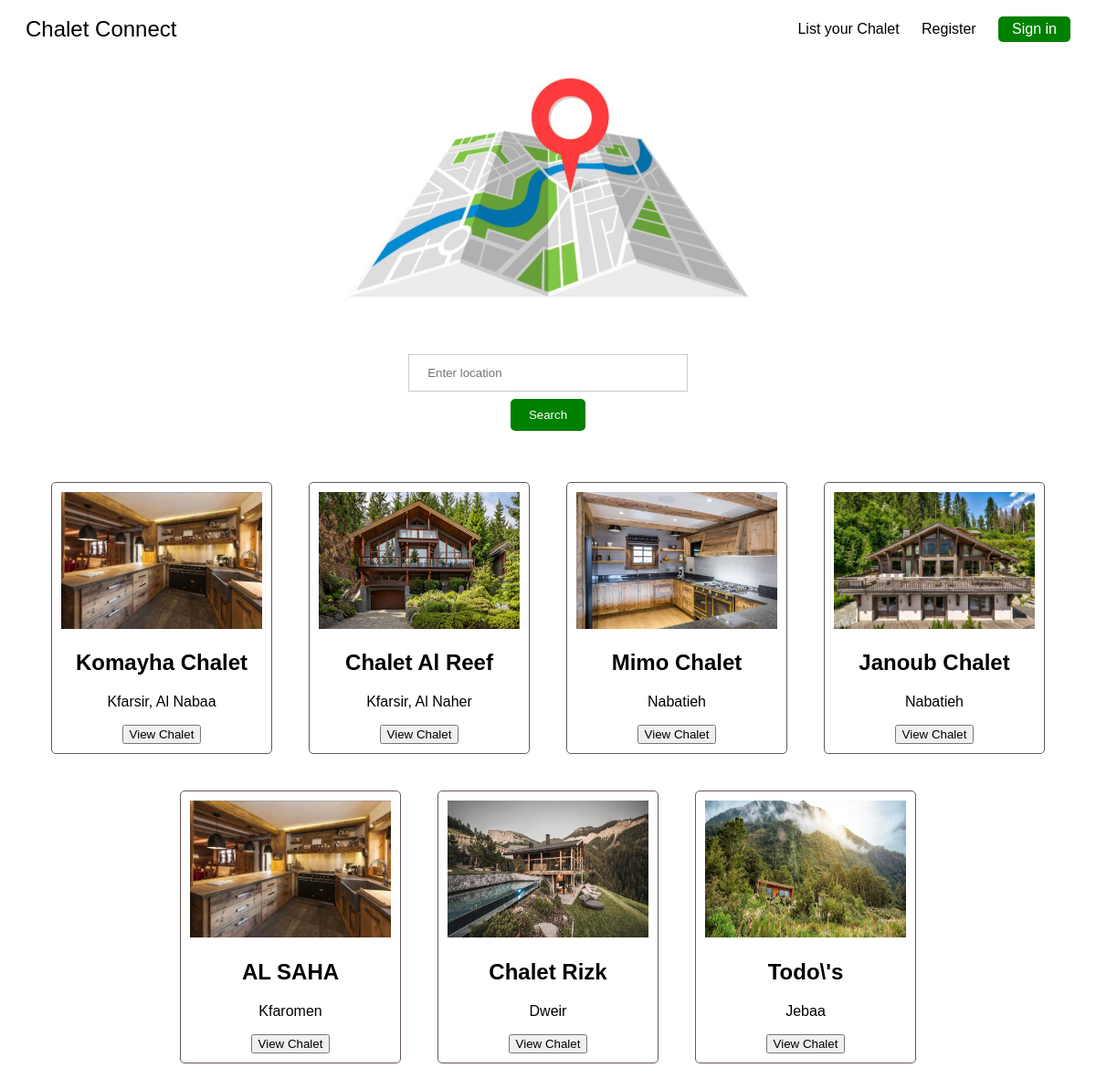
The page / on the database its author committed.
### tables this page shows
CREATE TABLE `chalet` (
  `id` int(11) NOT NULL,
  `name` varchar(255) DEFAULT NULL,
  `location` varchar(255) DEFAULT NULL,
  `description` text DEFAULT NULL,
  `price` int(11) DEFAULT NULL,
  `oid` int(11) DEFAULT NULL,
  `capacity` int(11) DEFAULT NULL,
  `rooms` int(11) DEFAULT NULL,
  `status` varchar(50) NOT NULL DEFAULT 'available'
);

### index.php (the view, shortened to what this page needs)
<?php
    $conn = connectToDB();
    $sql = "SELECT c.id, c.name, c.location, cp.url
        FROM chalet c
        LEFT JOIN chalet_pictures cp ON c.id = cp.cid
        WHERE c.status = 'available'";
    $sql .= " GROUP BY c.id";
    $result = mysqli_query($conn, $sql);
    $chalets = [];
    while ($row = mysqli_fetch_assoc($result)) {
        $chalets[] = $row;
        }
?>
<!DOCTYPE html>
<html lang="en">
<head>
    <link rel="stylesheet" href="styles/styles.css">
</head>
<body>
    <header>
        <div class="navbar">
            <span class="logo">Chalet Connect</span>
            <nav>
                <a href="ownerIndex.php">List your Chalet</a>
                <a href="signupPage.php">Register</a>
                <a id="myBtn" class="sign-in">Sign in</a>
            </nav>
        </div>
    </header>
    <div class="center-photo">
        <img id="home-img" src="img/homepagephoto.jpg" alt="Homepage Photo">
    </div>
    <main>
    <div class="search-box">
        <form method="GET" action="index.php">
            <input type="text" name="location" placeholder="Enter location"> <button type="submit">Search</button>
        </form>
    </div>
    </main>
    <div class="chalet-grid">
            <?php foreach ($chalets as $chalet): ?>
                <div class="chalet-card">
                    <img src="<?= htmlspecialchars($chalet['url']) ?>" alt="Chalet Image">
                    <h2><?= htmlspecialchars($chalet['name']) ?></h2>
                    <p><?= htmlspecialchars($chalet['location']) ?></p>
                    <button id="viewchalet" onclick="window.location.href='viewChalet.php?id=<?= htmlspecialchars($chalet['id']) ?>';">View Chalet</button>
                </div>
            <?php endforeach; ?>
    </div>
</body>
</html>

### styles/styles.css (style rules this page uses)
body { font-family: Arial, sans-serif; }
.navbar { display: flex; justify-content: space-between; align-items: center; padding: 10px 20px; }
.navbar .logo { font-size: 24px; }
.navbar nav a { margin-left: 20px; text-decoration: none; color: black; }
.navbar .sign-in { padding: 5px 15px; background-color: green; color: white; border: none; border-radius: 5px; }
.search-box { display: flex; justify-content: center; max-width: 900px; margin: 20px auto; }
.search-box input { padding: 10px; margin-right: 10px; flex: 1; }
.search-box button { padding: 10px 20px; background-color: green; color: white; border: none; border-radius: 5px; cursor: pointer; }
main { text-align: center; }
.center-photo { display: flex; justify-content: center; align-items: center; margin-top: 20px; }
#home-img { max-width: 100%; height: auto; width: 40%; margin-bottom: 0px; }
.chalet-grid { display: flex; flex-wrap: wrap; justify-content: center; }
.chalet-card { border: 1px solid #6a5858; border-radius: 5px; margin: 20px; padding: 10px; width: 220px; text-align: center; }
.chalet-card img { max-width: 100%; height: 150px; }
input[type=text], input[type=password] { width: 100%; padding: 12px 20px; margin: 8px 0; display: inline-block; border: 1px solid #ccc; box-sizing: border-box; }
form { padding: 16px; }

### rows shown on the page
chalet: name "Komayha Chalet", location "Kfarsir, Al Nabaa"
chalet: shows a picture, name "Chalet Al Reef", location "Kfarsir, Al Naher"
chalet: shows a picture, name "Mimo Chalet", location "Nabatieh"
chalet: shows a picture, name "Janoub Chalet", location "Nabatieh"
chalet: name "AL SAHA", location "Kfaromen"
chalet: shows a picture, name "Chalet Rizk", location "Dweir"
chalet: shows a picture, name "Todo\\'s", location "Jebaa"
